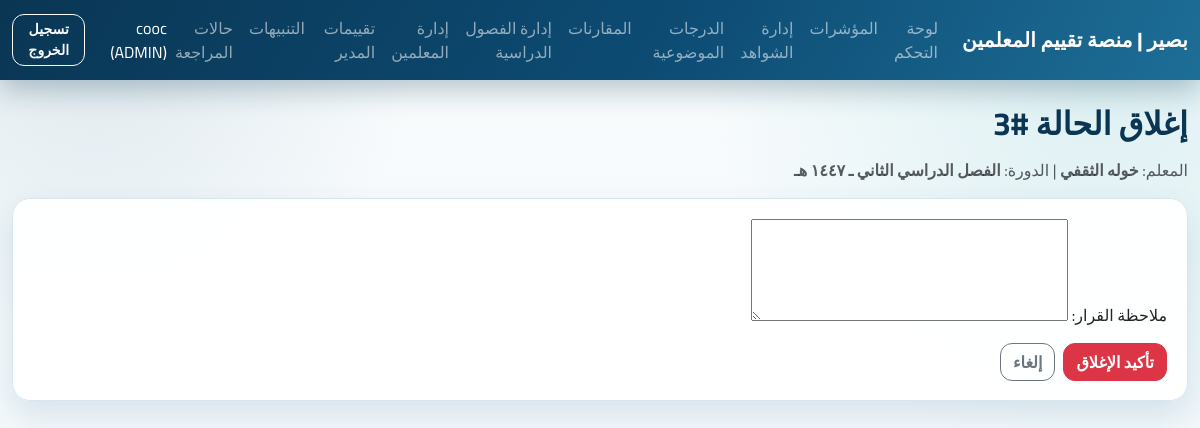
/cases/3/close/ (signed in), run on the app's committed database.
### apps/accounts/models.py (models this page shows)
class User(AbstractUser):
    class Role(models.TextChoices):
        TEACHER = "TEACHER", "Teacher"
        LEADER = "LEADER", "Leader"
        ADMIN = "ADMIN", "Admin"
    role = models.CharField(max_length=16, choices=Role.choices, default=Role.TEACHER)
    school = models.ForeignKey("schools.School", null=True, blank=True, on_delete=models.SET_NULL)
    class Meta:
        indexes = [models.Index(fields=["role", "school"])]

### apps/flags_cases/models.py (models this page shows)
class Case(models.Model):
    class Status(models.TextChoices):
        OPEN = "OPEN", "Open"
        IN_REVIEW = "IN_REVIEW", "In Review"
        CLOSED = "CLOSED", "Closed"
    teacher = models.ForeignKey("teachers.Teacher", on_delete=models.CASCADE, related_name="cases")
    cycle = models.ForeignKey("cycles.EvaluationCycle", on_delete=models.CASCADE, related_name="cases")
    status = models.CharField(max_length=16, choices=Status.choices, default=Status.OPEN)
    opened_by = models.ForeignKey("accounts.User", on_delete=models.PROTECT, related_name="cases_opened")
    decision_note = models.TextField(blank=True, default="")
    closed_by = models.ForeignKey(
        "accounts.User", null=True, blank=True, on_delete=models.PROTECT, related_name="cases_closed"
    )
    closed_at = models.DateTimeField(null=True, blank=True)
    opened_at = models.DateTimeField(auto_now_add=True)
    class Meta:
        indexes = [models.Index(fields=["status", "opened_at"])]

### apps/teachers/models.py (models this page shows)
class Teacher(models.Model):
    user = models.OneToOneField("accounts.User", on_delete=models.CASCADE, related_name="teacher_profile")
    school = models.ForeignKey("schools.School", on_delete=models.PROTECT, related_name="teachers")
    employee_id = models.CharField(max_length=50, unique=True)
    is_active = models.BooleanField(default=True)
    created_at = models.DateTimeField(auto_now_add=True)
    class Meta:
        indexes = [models.Index(fields=["school", "employee_id"])]
    def __str__(self) -> str:
        return self.user.get_full_name() or self.user.username

### apps/cycles/models.py (models this page shows, shortened)
class EvaluationCycle(models.Model):
    school = models.ForeignKey("schools.School", on_delete=models.CASCADE, related_name="cycles")
    name = models.CharField(max_length=100)
    start_date = models.DateField()
    end_date = models.DateField()
    is_active = models.BooleanField(default=True)
    created_at = models.DateTimeField(auto_now_add=True)
    class Meta:
        constraints = [
            models.UniqueConstraint(fields=["school", "name"], name="uq_cycle_school_name"),
            models.CheckConstraint(check=models.Q(end_date__gte=models.F("start_date")), name="ck_cycle_dates_order"),
        ]
        indexes = [models.Index(fields=["school", "is_active"])]

### apps/ui/views.py (the view)
# urls.py: path("cases/<int:case_id>/close/", views.case_close_page, name="case-close"),
@login_required
def case_close_page(request: HttpRequest, case_id: int) -> HttpResponse:
    if not _require_roles(request.user, [User.Role.LEADER, User.Role.ADMIN]):
        messages.error(request, "إغلاق الحالات متاح فقط للقادة أو المديرين.")
        return redirect("ui:dashboard")
    case = get_object_or_404(_by_role_queryset(request.user, Case), id=case_id)
    if case.status == Case.Status.CLOSED:
        messages.info(request, "الحالة مغلقة بالفعل.")
        return redirect("ui:cases")
    if request.method == "POST":
        form = CaseCloseForm(request.POST, instance=case)
        if form.is_valid():
            before = {"status": case.status, "decision_note": case.decision_note}
            updated = form.save(commit=False)
            updated.status = Case.Status.CLOSED
            updated.closed_by = request.user
            updated.closed_at = timezone.now()
            updated.save(update_fields=["decision_note", "status", "closed_by", "closed_at"])
            log_audit(
                actor=request.user,
                action="case.closed",
                entity_type="Case",
                entity_id=str(updated.id),
                before=before,
                after={"status": updated.status, "decision_note": updated.decision_note},
            )
            messages.success(request, "تم إغلاق الحالة بنجاح.")
            return redirect("ui:cases")
    else:
        form = CaseCloseForm(instance=case)
    return render(request, "ui/case_close.html", {"case": case, "form": form})

### apps/ui/forms.py (shortened to what this page needs)
class CaseCloseForm(forms.ModelForm):
    class Meta:
        model = Case
        fields = ["decision_note"]
        labels = {
            "decision_note": "ملاحظة القرار",
        }
        widgets = {
            "decision_note": forms.Textarea(attrs={"rows": 4}),
        }

### apps/ui/views.py (called while the page is built)
def _by_role_queryset(user: User, model, teacher_lookup: str = "teacher"):
    qs = model.objects.all()
    if user.role == User.Role.ADMIN:
        return qs
    if user.role == User.Role.LEADER:
        return qs.filter(**{f"{teacher_lookup}__school": user.school})
    return qs.filter(**{f"{teacher_lookup}__user": user})

def _require_roles(user: User, allowed: list[str]) -> bool:
    return user.is_authenticated and user.role in allowed

### apps/ui/templates/ui/case_close.html (shortened to what this page needs)
{% extends "ui/base.html" %}
{% block content %}
<h2 class="mb-3">إغلاق الحالة #{{ case.id }}</h2>
<p class="text-muted">المعلم: <strong>{{ case.teacher }}</strong> | الدورة: <strong>{{ case.cycle.name }}</strong></p>
<div class="card">
  <div class="card-body">
    <form method="post">
      {{ form.as_p }}
      <div class="d-flex gap-2">
        <button class="btn btn-danger" type="submit">تأكيد الإغلاق</button>
        <a class="btn btn-outline-secondary" href="{% url 'ui:cases' %}">إلغاء</a>
      </div>
    </form>
  </div>
</div>
{% endblock %}

### apps/ui/templates/ui/base.html (shortened to what this page needs)
<!doctype html>
<html lang="ar" dir="rtl">
<head>
  <link href="https://cdn.jsdelivr.net/npm/bootstrap@5.3.3/dist/css/bootstrap.rtl.min.css" rel="stylesheet">
</head>
<body>
  <nav class="navbar navbar-expand-lg navbar-dark">
    <div class="container-fluid">
      <a class="navbar-brand" href="{% url 'ui:dashboard' %}">بصير | منصة تقييم المعلمين</a>
      <div class="collapse navbar-collapse show">
        <ul class="navbar-nav me-auto mb-2 mb-lg-0">
          <li class="nav-item"><a class="nav-link" href="{% url 'ui:dashboard' %}">لوحة التحكم</a></li>
          <li class="nav-item"><a class="nav-link" href="{% url 'ui:metrics' %}">المؤشرات</a></li>
          {% if request.user.role == 'LEADER' or request.user.role == 'ADMIN' %}
            <li class="nav-item"><a class="nav-link" href="{% url 'ui:evidences-admin' %}">إدارة الشواهد</a></li>
          {% endif %}
          <li class="nav-item"><a class="nav-link" href="{% url 'ui:objective-scores' %}">الدرجات الموضوعية</a></li>
          <li class="nav-item"><a class="nav-link" href="{% url 'ui:comparisons' %}">المقارنات</a></li>
          {% if request.user.role == 'LEADER' or request.user.role == 'ADMIN' %}
            <li class="nav-item"><a class="nav-link" href="{% url 'ui:semesters-manage' %}">إدارة الفصول الدراسية</a></li>
            <li class="nav-item"><a class="nav-link" href="{% url 'ui:teachers-manage' %}">إدارة المعلمين</a></li>
            <li class="nav-item"><a class="nav-link" href="{% url 'ui:evaluations' %}">تقييمات المدير</a></li>
            <li class="nav-item"><a class="nav-link" href="{% url 'ui:flags' %}">التنبيهات</a></li>
            <li class="nav-item"><a class="nav-link" href="{% url 'ui:cases' %}">حالات المراجعة</a></li>
          {% endif %}
        </ul>
        <span class="navbar-text text-white me-3">
          {{ request.user.username }} ({{ request.user.role }})
        </span>
        <form action="{% url 'ui:logout' %}" method="post">
          <button class="btn btn-outline-light btn-sm" type="submit">تسجيل الخروج</button>
        </form>
      </div>
    </div>
  </nav>
  <main class="container my-4">
    {% block content %}{% endblock %}
  </main>
</body>
</html>

### apps/ui/templates/ui/base.html (style rules this page uses)
:root { --brand-navy: #0d4b73; --brand-navy-deep: #0a3654; --brand-teal: #2aa7b0; --brand-teal-soft: #66cbd0; --ink: #163d56; --ink-soft: #5f7a8d; --surface: #ffffff; --surface-soft: #f4f9fb; --line: #d7e6ee; --shadow: 0 14px 32px rgba(13, 75, 115, 0.12); }
body { font-family: "Cairo", sans-serif; color: var(--ink); background: radial-gradient(circle at 92% 8%, rgba(42, 167, 176, 0.13), transparent 30%), radial-gradient(circle at 8% 4%, rgba(13, 75, 115, 0.1), transparent 24%), linear-gradient(180deg, #f9fcfd 0%, #eef5f9 100%); min-height: 100vh; }
h1, h2, h3, h4, h5, h6 { font-weight: 700; color: var(--brand-navy-deep); }
.navbar { background: linear-gradient(120deg, var(--brand-navy-deep), var(--brand-navy) 55%, #1d6e97); box-shadow: 0 10px 28px rgba(10, 54, 84, 0.28); }
.navbar-brand { font-weight: 800; letter-spacing: 0.2px; }
.navbar-nav .nav-link { border-radius: 10px; padding-inline: 10px; transition: background-color 0.2s ease, color 0.2s ease; }
main.container { max-width: 1280px; }
.card { border: 1px solid var(--line); border-radius: 18px; box-shadow: var(--shadow); background: rgba(255, 255, 255, 0.94); backdrop-filter: blur(2px); }
.card .card-body { padding: 1.2rem 1.25rem; }
.btn { border-radius: 12px; font-weight: 700; box-shadow: none; }

### data on the page
User: user.username "cooc", user.role "ADMIN"
Case: id "3", teacher "خوله الثقفي", cycle.name "الفصل الدراسي الثاني ـ ١٤٤٧ هـ"
